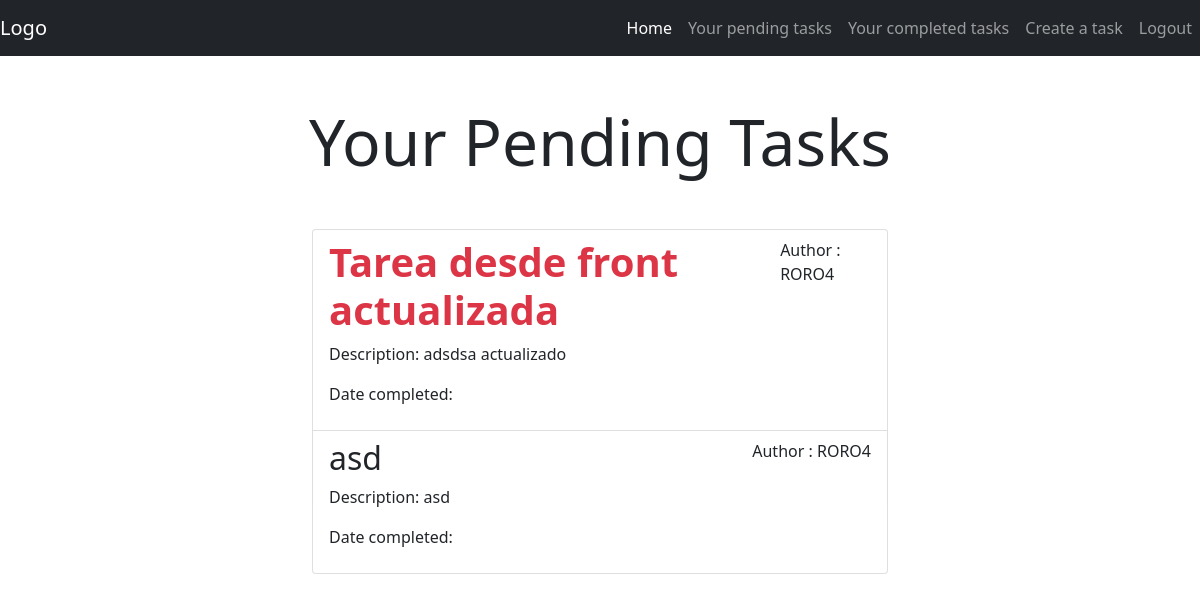
Page /tasks/ (signed in) on the committed database.
### tasks/models.py (models this page shows, shortened)
class Task(models.Model):
    title = models.CharField(max_length=100)
    description = models.TextField(blank=True)
    date_created = models.DateTimeField(auto_now_add=True)
    date_completed= models.DateTimeField(null=True, blank=True)
    is_important = models.BooleanField(default=False)
    user = models.ForeignKey(User, on_delete=models.CASCADE)#on delete para que si se elimina el usuario, se elimina la tarea tambien

### tasks/views.py (the view)
# urls.py: path('tasks/',views.tasks,name='tasks'),
@login_required
def tasks (request):
    tasks=Task.objects.filter(user=request.user,date_completed__isnull=True) #muestra tareas segun usuario y si datecompleted es falso o no ha sido completada
    return render (request,'tasks.html',{'tasks':tasks})

### tasks/templates/tasks.html
{% extends 'base.html' %}
{% block content %}
<main class="container-fluid">
    <div class="row">
         <h1 class="display-3 text-center mt-5 mb-5">Your Pending Tasks</h1>
            <div class="col-md-6 offset-md-3">
            <ul class="list-group">
    {% for i in tasks %}
    <a class="list-group-item" href="{% url 'readtask' i.id %}">
        <header class="d-flex justify-content-between">
                    {% if i.is_important %}
                    <h1 class="fw-bold text-danger">{{i.title}}</h1>
                    {% else %}
                    <h2>{{i.title }}</h2>
                    {% endif %}
                    <p>Author : {{i.user.username}}</p>
        </header>
                    <p>Description: {{i.description}}</p>
                    <p>Date completed: {{i.date_completed|date:'j M Y:i'}}</p>
    </a>
    {% endfor %}
</ul>
        </div>
    </div>
</main>
{% endblock %}

### rows in the picture
Task: title "Tarea desde front actualizada", user.username "RORO4", description "adsdsa actualizado"
Task: title "asd", user.username "RORO4", description "asd"
